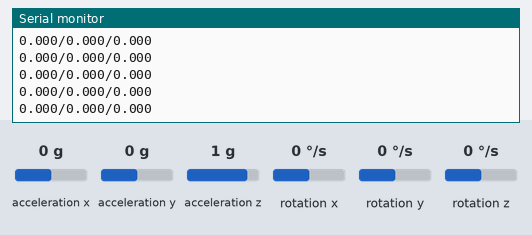
The sketch below on a simulated ESP32. On the bench: the last lines printed to the serial monitor. Wiring (inferred from the names in the program): MPU-6050 motion sensor at I2C address 0x68. The inputs (shaded band) are chosen by the test bench; at power-on: acceleration x 0 g, acceleration y 0 g, acceleration z 1 g, rotation x 0 °/s, rotation y 0 °/s, rotation z 0 °/s.

Above: at 3.7 s.
3.8 s: acceleration x set to -1.4 g
At 4.5 s:
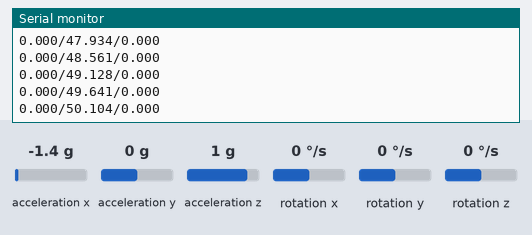
5.3 s: acceleration y set to -1.4 g
At 6.3 s:
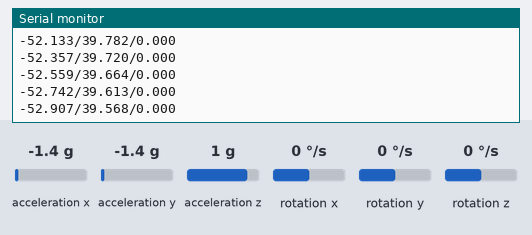
6.8 s: acceleration z set to -1.4 g
At 7.9 s:
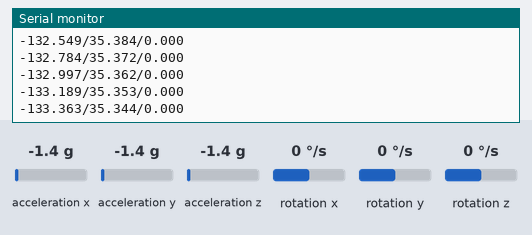
8.3 s: rotation x set to -192 °/s
At 8.9 s:
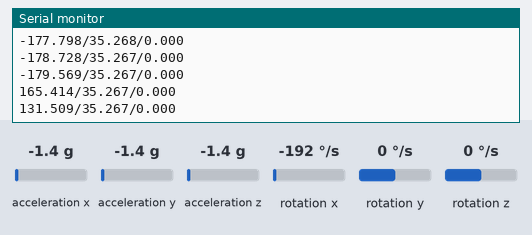
9.8 s: rotation y set to -192 °/s
At 10.8 s:
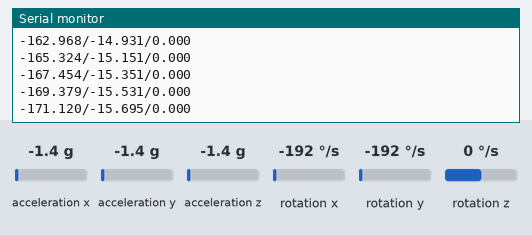
Timing chart, 0 to 12.3 s (numbered marks = the images above; inputs shaded):
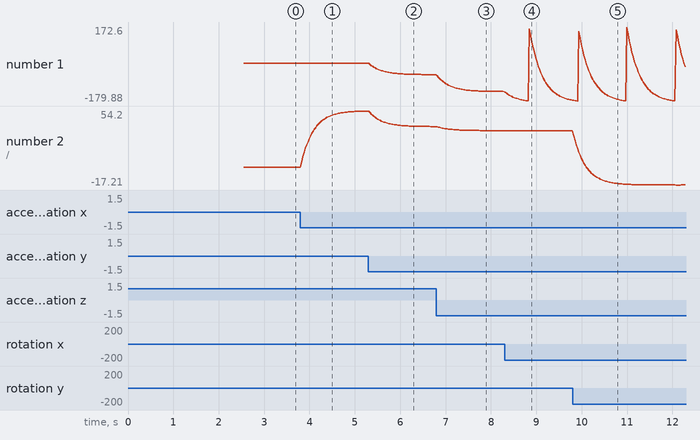

The sketch:

final.ino
```cpp
#include <Arduino.h>
#include <Wire.h>

const uint8_t MPU_ADDRESS = 0x68;
const int SDA_PIN = 25;
const int SCL_PIN = 26;
const uint32_t SAMPLE_PERIOD_US = 5000;  // 200 Hz
const float FILTER_GYRO_WEIGHT = 0.98f;

float accelX, accelY, accelZ;
float gyroX, gyroY, gyroZ;
float gyroBiasX, gyroBiasY, gyroBiasZ;
float accelRoll, accelPitch;
float roll, pitch, yaw;
float startRoll, startPitch;
uint32_t lastSampleUs;

bool writeRegister(uint8_t reg, uint8_t value) {
  Wire.beginTransmission(MPU_ADDRESS);
  Wire.write(reg);
  Wire.write(value);
  return Wire.endTransmission(true) == 0;
}

bool readRegisters(uint8_t firstRegister, uint8_t *data, size_t count) {
  Wire.beginTransmission(MPU_ADDRESS);
  Wire.write(firstRegister);
  if (Wire.endTransmission(false) != 0) return false;

  size_t received = Wire.requestFrom(MPU_ADDRESS, count, true);
  if (received != count) {
    while (Wire.available()) Wire.read();
    return false;
  }
  for (size_t i = 0; i < count; i++) data[i] = Wire.read();
  return true;
}

int16_t signedWord(const uint8_t *data) {
  return (int16_t)((uint16_t(data[0]) << 8) | data[1]);
}

bool readAccel() {
  uint8_t data[6];
  if (!readRegisters(0x3B, data, sizeof(data))) return false;
  accelX = signedWord(data) / 16384.0f;
  accelY = signedWord(data + 2) / 16384.0f;
  accelZ = signedWord(data + 4) / 16384.0f;
  return true;
}

bool readGyro() {
  uint8_t data[6];
  if (!readRegisters(0x43, data, sizeof(data))) return false;
  gyroX = signedWord(data) / 131.0f;
  gyroY = signedWord(data + 2) / 131.0f;
  gyroZ = signedWord(data + 4) / 131.0f;
  return true;
}

void computeAccelAngles() {
  accelRoll = atan2f(accelY, accelZ) * 180.0f / PI;
  accelPitch = atan2f(-accelX, sqrtf(accelY * accelY + accelZ * accelZ)) * 180.0f / PI;
}

float wrapAngle(float angle) {
  while (angle > 180.0f) angle -= 360.0f;
  while (angle < -180.0f) angle += 360.0f;
  return angle;
}

bool calibrateGyro() {
  const int sampleCount = 500;
  float sumX = 0, sumY = 0, sumZ = 0;
  Serial.println("Keep the sensor still: calibrating gyro...");
  for (int i = 0; i < sampleCount; i++) {
    if (!readGyro()) return false;
    sumX += gyroX;
    sumY += gyroY;
    sumZ += gyroZ;
    delay(3);
  }
  gyroBiasX = sumX / sampleCount;
  gyroBiasY = sumY / sampleCount;
  gyroBiasZ = sumZ / sampleCount;
  return true;
}

void stopWithError(const char *message) {
  Serial.println(message);
  while (true) delay(1000);
}

void setup() {
  Serial.begin(115200);
  delay(500);
  Wire.begin(SDA_PIN, SCL_PIN, 100000);

  if (!writeRegister(0x6B, 0x00) ||  // Wake sensor
      !writeRegister(0x1C, 0x00) ||  // Accelerometer: +/-2 g
      !writeRegister(0x1B, 0x00)) {  // Gyroscope: +/-250 deg/s
    stopWithError("MPU6050 setup failed. Check wiring and address.");
  }
  delay(100);
  if (!calibrateGyro()) stopWithError("Gyro calibration failed.");
  if (!readAccel()) stopWithError("Initial accelerometer read failed.");

  computeAccelAngles();
  startRoll = accelRoll;
  startPitch = accelPitch;
  roll = pitch = yaw = 0;
  lastSampleUs = micros();
}

void loop() {
  uint32_t now = micros();
  uint32_t elapsedUs = now - lastSampleUs;  // Also works across micros() rollover.
  if (elapsedUs < SAMPLE_PERIOD_US) return;
  lastSampleUs = now;

  if (!readAccel() || !readGyro()) {
    Serial.println("# MPU6050 read failed");  // Visualizer ignores non-data lines.
    return;
  }

  float dt = elapsedUs * 0.000001f;
  if (dt > 0.1f) return;  // Do not integrate a pause or serial/USB stall.
  gyroX -= gyroBiasX;
  gyroY -= gyroBiasY;
  gyroZ -= gyroBiasZ;
  computeAccelAngles();

  float measuredRoll = wrapAngle(accelRoll - startRoll);
  float measuredPitch = wrapAngle(accelPitch - startPitch);
  roll = FILTER_GYRO_WEIGHT * (roll + gyroX * dt) +
         (1.0f - FILTER_GYRO_WEIGHT) * measuredRoll;
  pitch = FILTER_GYRO_WEIGHT * (pitch + gyroY * dt) +
          (1.0f - FILTER_GYRO_WEIGHT) * measuredPitch;
  roll = wrapAngle(roll);
  pitch = wrapAngle(pitch);
  yaw = wrapAngle(yaw + gyroZ * dt);  // No magnetometer: yaw will drift.

  static uint8_t printDivider = 0;
  if (++printDivider >= 5) {  // 40 Hz output from the 200 Hz estimator.
    printDivider = 0;
    Serial.print(roll, 3);
    Serial.print('/');
    Serial.print(pitch, 3);
    Serial.print('/');
    Serial.println(yaw, 3);
  }
}
```

Measured:
- after the input at 3.8 s, the serial monitor: prints a new line at once (image 1)
- plotted number 2: 0 → 54.2 after the input at 3.8 s
